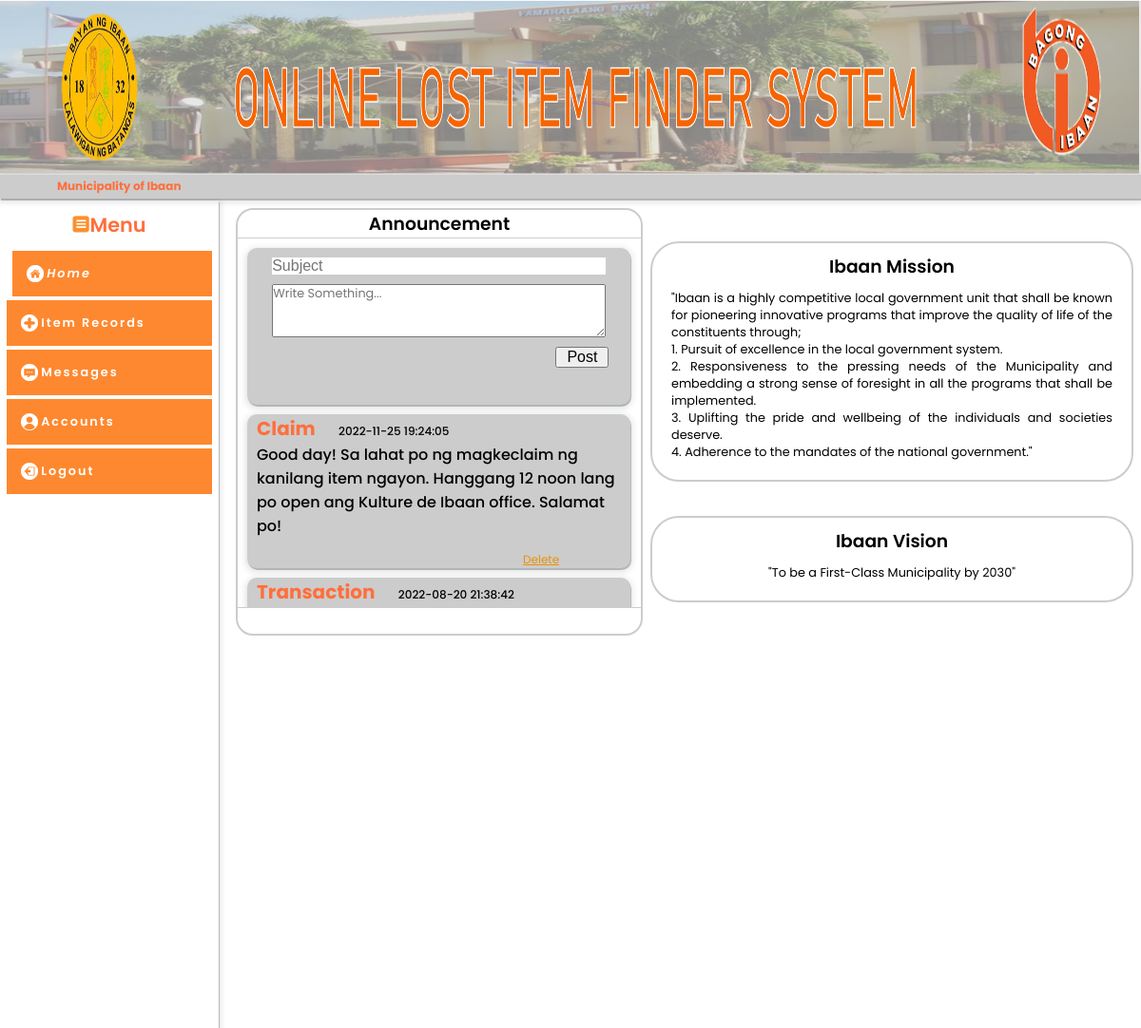
The app's page /admin_home.php (signed in) with its own data.
### tables this page shows
CREATE TABLE IF NOT EXISTS `tb_announcement` (
  `announceId` int(15) NOT NULL AUTO_INCREMENT,
  `subject` text NOT NULL,
  `caption` text NOT NULL,
  `timedate` datetime NOT NULL,
  PRIMARY KEY (`announceId`)
);

### admin_home.php (the view, shortened to what this page needs)
<!DOCTYPE html>
<html lang="en">
    <head>
        <link rel="stylesheet" href="style.css">
        <link rel="stylesheet" href="responsive.css">
    </head>
    <body>
        <header>
            <div class="header" id="header">
            </div>
            <div class="divider">
                <p>Municipality of Ibaan</p>
            </div>
        </header>
        <nav class="navigation" id="navigation">
                <h3><img src="./images/menu-logo.png" height="18" width="18">Menu</h3>
                <div class="nav-links" id="myDIV">
                    <a href="admin_home.php" class="nav-link  active"><img src="./images/home-icon.png" width="18" height="18" style="margin-right: 3px;">Home</a>
                    <a href="admin_itemRecord.php" class="nav-link"><img src="./images/add-icon.png" width="18" height="18" style="margin-right: 3px;">Item Records</a>
                    <a href="admin_messages.php" class="nav-link"><img src="./images/messages-icon.png" width="18" height="18" style="margin-right: 3px;">Messages</a>
                    <a href="admin_accounts.php" class="nav-link"><img src="./images/user-icon.png" width="18" height="18" style="margin-right: 3px;">Accounts</a>
                    <a href="logout.php" class="nav-link"><img src="./images/logout-icon.png" width="18" height="18" style="margin-right: 3px;">Logout</a>
                </div>
        </nav>
        <main>
            <section class="forms-home">
                <div class="announcement">
                    <h3 style="text-align: center; font-weight: 600;">Announcement</h3>
                    <div class="announce-feed">
                        <div class="announce-form">
                            <form action="code_announce.php" method="POST" enctype="multipart/form-data">
                                <div class="a-form-one">
                                    <input type="text" name="subject" placeholder="Subject" style="width: 87%; font-size: 1rem; margin-top: 10px; border: 5px;">
                                </div>
                                <div class="a-form-two">
                                    <textarea name="caption" style="font: .8rem 'Poppins', Helvetica, sans-serif;" id="description" cols="53" rows="3" placeholder="Write Something..."></textarea>
                                </div>
                                <div class="a-form-three">
                                    <input class="post-button button-submit" type="submit" name="Submit" value="Post">
                                </div>
                            </form>
                        </div>
                        <?php
                            include 'connect_db.php';
                            $query = "SELECT * FROM tb_announcement Order By timedate DESC" or die("Error");
                            $result = mysqli_query($conn, $query);
                            while($row=mysqli_fetch_assoc($result))
                            {
                        ?>
                        <div class='post-result'>
                            <div class="post-result-child">
                                <p class="post-one"><span style='color:#ff6f3c; font-size: 20px; font-weight:700; margin-right: 20px;'><?php echo $row['subject']; ?></span> <span style='color:#000000; font-size: 12px; font-weight:500; margin-right: 20px;'><?php echo $row['timedate']; ?></span></p>
                                <p class="post-two"><span style='color:#000000; font-size: 16px; font-weight:500; margin-right: 20px;'><?php echo $row['caption']; ?></span></p>
                            </div>
                            <div class="post-result-child-two">
                                <a style="color: #ec9006; margin-top:4px; font-size:12px" href='delete_announcement.php?id="<?php echo $row['announceId']; ?>"'>Delete</a>
                            </div>
                        </div>
                        <?php } ?>
                    </div>
                </div>
                <div class="bc-vmc">
                    <div class="vmc">
                        <h3>Ibaan Mission</h3>
                        <p style="text-align: justify;">"Ibaan is a highly competitive local government unit that shall be known for pioneering innovative programs that improve the quality of life of the constituents through; <br>
                        1. Pursuit of excellence in the local government system. <br>
                        2. Responsiveness to the pressing needs of the Municipality and embedding a strong sense of foresight in all the programs that shall be implemented.<br>
                        3. Uplifting the pride and wellbeing of the individuals and societies deserve.<br>
                        4. Adherence to the mandates of the national government."</p>
                    </div>
                    <div class="vmc">
                        <h3>Ibaan Vision</h3>
                        <p>"To be a First-Class Municipality by 2030"</p>
                    </div>
                </div>
            </section>
        </main>
    </body>
</html>

### style.css (style rules this page uses)
:root { --color-white: #ffffff; --color-black: #000000; --color-gray: #cccccc; --color-grayish: #ddd; --color-slightwhite: #f1f1f1; --color-brightorange: #ec9006; --color-orange: #ff6f3c; }
* { margin: 0px; padding: 0px; box-sizing: border-box; }
body { font-family: 'Poppins', arial, sans-serif; }
header { width: 100%; position: sticky; top: 0; z-index: 99; }
.header { width: 100%; height: 17vh; background-image: url('./images/ibaan_header.png'); background-size: 100% 100%; z-index: 99; display: flex; align-items: center; }
.divider { height: 25px; width: 100%; background-color: var(--color-gray); color: var(--color-orange); box-shadow: 0 2px 6px 2px rgb(60 64 67 / 15%), 1px 2px 0 rgb(60 64 67 / 30%); display: flex; align-items: center; }
.divider p { margin-left: 60px; font-size: 12px; font-weight: 700; }
.navigation { height: 82vh; width: 230px; background-color: var(--color-white); box-shadow: 0 2px 6px 2px rgb(60 64 67 / 15%), 1px 2px 0 rgb(60 64 67 / 30%); margin-top: 2px; display: flex; align-items: center; flex-direction: column; position: fixed; overflow: auto; z-index: 11; }
.navigation h3 { color: var(--color-orange); font-size: 1.3rem; font-weight: 600; margin: 10px; display: flex; align-items: center; }
.nav-links { display: flex; justify-content: center; flex-direction: column; }
.nav-links a { display: flex; }
.nav-link { text-decoration: none; padding: 15px 70px 15px 15px; background-color: #fe6e00d0; margin: 2px; color: var(--color-white); font-size: .8rem; font-weight: 600; letter-spacing: 2px; }
.active, .nav-link:hover { margin-left: 8px; font-style: italic; padding: 15px 64px 15px 15px; }
main { width: 100%; background-color: var(--color-white); }
.button-submit { font-size: 1rem; padding: 0 10px; margin-left: 737px; cursor: pointer; }
.forms-home { margin: 10px 0 0 240px; display: flex; flex-wrap: wrap; justify-content: space-evenly; align-items: center; }
.announcement { width: 428px; height: 450px; margin-bottom: 10px; border: 2px solid var(--color-gray); border-radius: 18px; }
.announce-feed { height: 390px; border-top: 1px solid var(--color-gray); border-bottom: 1px solid var(--color-gray); position: relative; overflow-y: scroll; }
.announce-form { margin: 10px; width: 95%; box-shadow: 1px 2px 0 rgb(60 64 67 / 30%), 0 2px 6px 2px rgb(60 64 67 / 15%); border-radius: 10px; height: 165px; background-color: var(--color-gray); }
.a-form-one, .a-form-two, .a-form-three { width: 100%; display: flex; justify-content: space-evenly; margin: 10px 10px 10px 0; }
.a-form-two textarea { width: 87%; font-family: 'Poppins', arial, sans-serif; }
.post-button { margin-left: 75%; }
.post-result { margin: 10px; width: 95%; box-shadow: 1px 2px 0 rgb(60 64 67 / 30%), 0 2px 6px 2px rgb(60 64 67 / 15%); border-radius: 10px; background-color: var(--color-gray); }
.post-result-child { margin: 10px; }
.post-result-child-two { display: flex; margin-left: 290px; }
.bc-vmc { width: 508px; height: 450px; margin-bottom: 10px; display: flex; flex-direction: column; justify-content: space-evenly; }
.vmc { width: 100%; border: 2px solid var(--color-gray); border-radius: 30px; text-align: center; }
.vmc h3 { font-weight: 600; margin-top: 10px; }
.vmc p { font-size: .8rem; margin: 10px 20px 20px 20px; }

### responsive.css (style rules this page uses)
:root { --color-white: #ffffff; --color-black: #000000; --color-gray: #cccccc; --color-pure: #ff0000; --color-grayish: #ddd; --color-slightwhite: #f1f1f1; }

### records on screen
tb_announcement: subject "Claim", timedate "2022-11-25 19:24:05", caption "Good day! Sa lahat po ng magkeclaim ng kanilang item ngayon. Hanggang 12 noon lang po open ang Kulture de Ibaan office. Salamat po!"
tb_announcement: subject "Transaction", timedate "2022-08-20 21:38:42"
